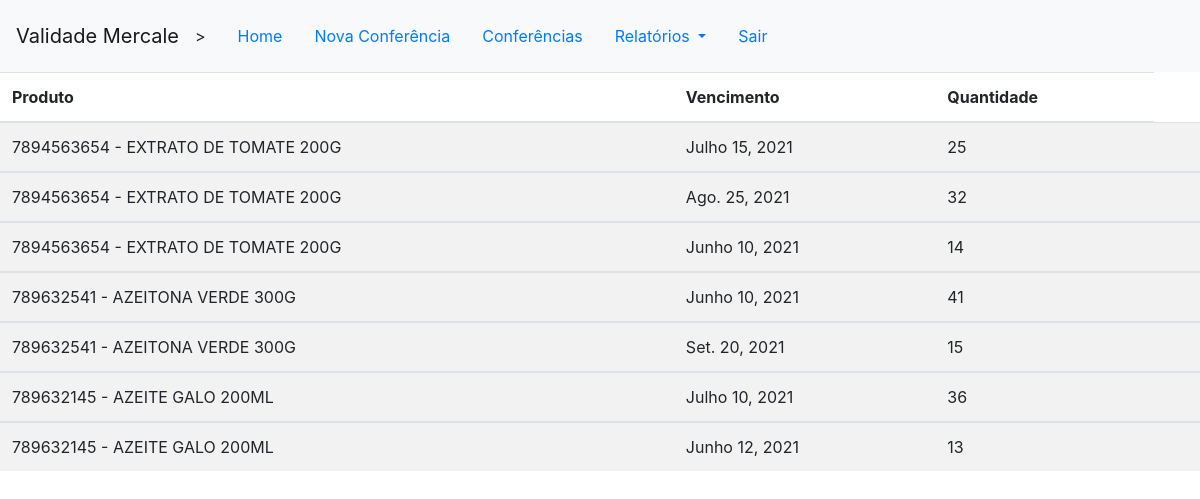
The app's page /conferencias/5/ (signed in) with its own data.
### main/models.py (models this page shows, shortened)
class Validade_Produto(models.Model):
    conferencia = models.ForeignKey(Conferencia, on_delete = models.CASCADE, unique=False)
    codigo_barras = models.ForeignKey(Produto, on_delete=models.CASCADE, unique=False)
    data_validade = models.DateField(unique=False)
    quantidade = models.IntegerField()
    '''
    def get_absolute_url(self):
        return reverse("main/detalhes_conferencia", kwargs={"id": self.id})
    '''

class Produto(models.Model):
    codigo = models.IntegerField(unique=True)
    codigo_barras = models.IntegerField(unique=True)
    descricao = models.CharField(max_length=255, unique=False)
    preco_venda = models.DecimalField(decimal_places=2, max_digits=6)
    categoria = models.ForeignKey(Categoria, on_delete=models.CASCADE)
    slug = models.SlugField(max_length=255, unique=True)
    class Meta:
        verbose_name_plural = 'Produtos'
    def __str__(self):
        cod = str(self.codigo_barras)
        desc = self.descricao
        return str(cod + ' - ' + desc)

### main/views.py (the view)
# urls.py: path("conferencias/<int:id>/", views.detalhes_conferencia, name='detalhes_conferencia'),
@login_required
def detalhes_conferencia(request, id):
    produtos_conferencia = Validade_Produto.objects.filter(conferencia_id = id).order_by('codigo_barras')
    print("detalhes_conferencia")
    return render(request, 'main/conferencia_detail.html', {'produtos_conferencia':produtos_conferencia})

### main/templates/main/conferencia_detail.html (shortened to what this page needs)
{% extends 'main/base.html' %}
{% block content %}
    <table class="table table-striped table-hover">
        <thead>
        <tr>
            <th scope="col">Produto</th>
            <th scope="col">Vencimento</th>
            <th scope="col">Quantidade</th>
        </tr>
        </thead>
    {% for p in produtos_conferencia %}
            <tbody>
            <tr>
                <td scope="col"> {{ p.codigo_barras }} </a></td>
                <td scope="col">{{ p.data_validade }}</td>
                <td scope="col">{{ p.quantidade }}<td>
            </tr>
            </tbody>
    {% endfor %}
    </table>
{% endblock %}

### records on screen
Validade_Produto: codigo_barras "7894563654 - EXTRATO DE TOMATE 200G", data_validade "Julho 15, 2021", quantidade "25"
Validade_Produto: codigo_barras "7894563654 - EXTRATO DE TOMATE 200G", data_validade "Ago. 25, 2021", quantidade "32"
Validade_Produto: codigo_barras "7894563654 - EXTRATO DE TOMATE 200G", data_validade "Junho 10, 2021", quantidade "14"
Validade_Produto: codigo_barras "789632541 - AZEITONA VERDE 300G", data_validade "Junho 10, 2021", quantidade "41"
Validade_Produto: codigo_barras "789632541 - AZEITONA VERDE 300G", data_validade "Set. 20, 2021", quantidade "15"
Validade_Produto: codigo_barras "789632145 - AZEITE GALO 200ML", data_validade "Julho 10, 2021", quantidade "36"
Validade_Produto: codigo_barras "789632145 - AZEITE GALO 200ML", data_validade "Junho 12, 2021", quantidade "13"
